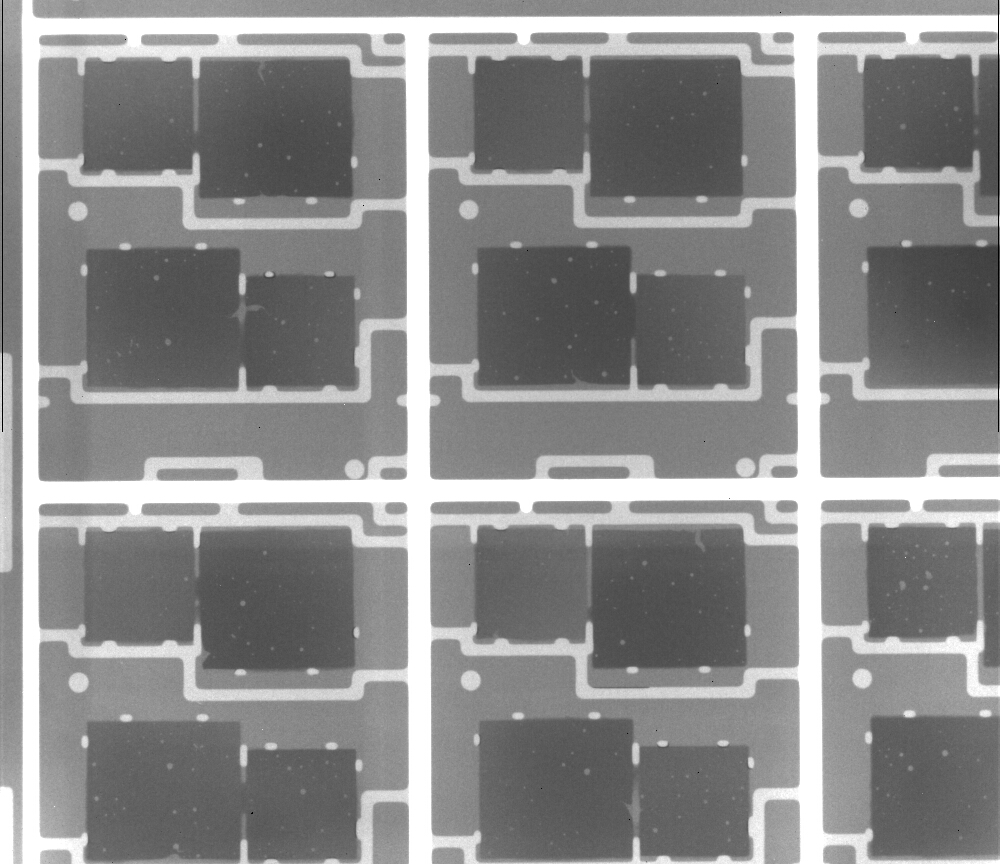
#> input picture voidCheck/roentgen/images/20190228132404_001_1_IO.jpg, 1000 x 864 px
$ python void2.py   (older library calls are emulated)
#> lines starting #> are read from the running program, lines starting #| are printed output that depends on the picture; after the words box and inside, x2 and y2 are one past the last pixel; in counts of white or black regions, pixels touching at a corner belong together
# Imports
from __future__ import print_function
# import os
import cv2 as cv
import numpy as np

# Values
blur = 15
min_tresh = 118
max_tresh = 255


# region Image convert functions
# Convert image to Gray
def to_gray(image):
    image = cv.cvtColor(image, cv.COLOR_BGR2GRAY)
    return image


# Convert image to Binary
def to_binary(image, min_tresh, max_tresh):
    image = cv.threshold(image, min_tresh, max_tresh, cv.THRESH_BINARY)[1]
    return image


# Convert image to Invert Binary
def to_invbinary(image, min_tresh, max_tresh):
    image = cv.threshold(image, min_tresh, max_tresh, cv.THRESH_BINARY_INV)[1]
    return image


# Convert image to Otsu
def to_otsu(image, min_tresh, max_tresh):
    image = cv.threshold(image, min_tresh, max_tresh, cv.THRESH_BINARY+cv.THRESH_OTSU)[1]
    return image


# Convert image to Invert Otsu
def to_invotsu(image, min_tresh, max_tresh):
    image = cv.threshold(image, min_tresh, max_tresh, cv.THRESH_BINARY_INV+cv.THRESH_OTSU)[1]
    return image


# Convert image to Blurred
def to_blur(image, _blur):
    image = cv.GaussianBlur(image, (_blur, _blur), 0)
    return image


# Convert image to Median Blurred
def to_mblur(image, _blur):
    image = cv.medianBlur(image, _blur)
    return image


# Calculate Image Histogram
def calchist(image):
    image = cv.calcHist([image], [0], None, [256], [0, 255])
    return image


def w_bilateral(image):
    image = cv.bilateralFilter(image, 50, 10, 10, None, 1)
    return image
# endregion


# Read image
img = cv.imread("roentgen/images/20190228132404_001_1_IO.jpg")
#> img is the input picture: shape (864, 1000, 3); min 0, max 255, mean 139.7
gray = to_gray(img)
gray = cv.bilateralFilter(gray, 100, 10, 150)

ret, thresh = cv.threshold(gray, 118, 255, 0)
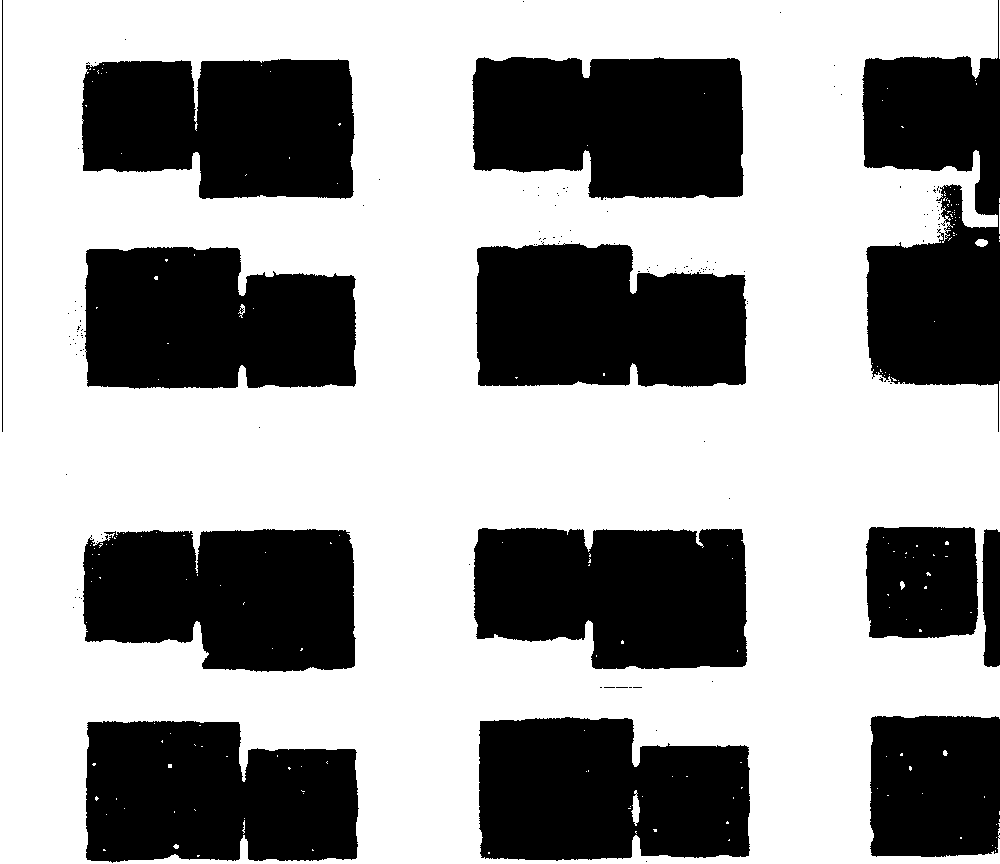
#> thresh: shape (864, 1000); 61.1% white; 139 black regions (126 under 20 px)

_, contours, hierarchy = cv.findContours(thresh, cv.RETR_TREE, cv.CHAIN_APPROX_SIMPLE)
#> contours = 372 contours, 356 with area under 20; largest, box (x1, y1, x2, y2) and area: (0, 0, 1000, 864) 804638, (478, 716, 751, 862) 34351, (83, 246, 357, 390) 34289, (475, 242, 748, 388) 34230, (471, 56, 745, 201) 34152
hierarchy = hierarchy[0]  # get the actual inner list of hierarchy descriptions

'''
for cnt in contours:
    approx = cv.approxPolyDP(cnt, 0.001 * cv.arcLength(cnt, True), True)
    cv.drawContours(img, [approx], 0, (0, 255, 255), 1)
'''

cv.drawContours(img, contours, 0, (255, 0, 0), 1)
#> img: shape (864, 1000, 3); under 0.01% of pixels changed, all inside (x1, y1, x2, y2) = (995, 850, 996, 852)

# For each contour, find the bounding rectangle and draw it
for component in zip(contours, hierarchy):
    currentContour = component[0]
    currentHierarchy = component[1]
    x, y, w, h = cv.boundingRect(currentContour)
    if currentHierarchy[3] < 0:
        cv.rectangle(img, (x, y), (x+w, y+h), (255, 0, 255), 1)  # these are the innermost child components
    elif currentHierarchy[2] < 0:
        cv.rectangle(img, (x, y), (x+w, y+h), (0, 0, 255), 1)  # these are the outermost parent components
#> this loop made 372 passes
#> (currentHierarchy, x, y, w, h) on passes 2 to 4: ([2, 0, -1, -1], 995, 847, 1, 1), ([3, 1, -1, -1], 992, 845, 1, 1), ([4, 2, -1, -1], 996, 837, 1, 1)
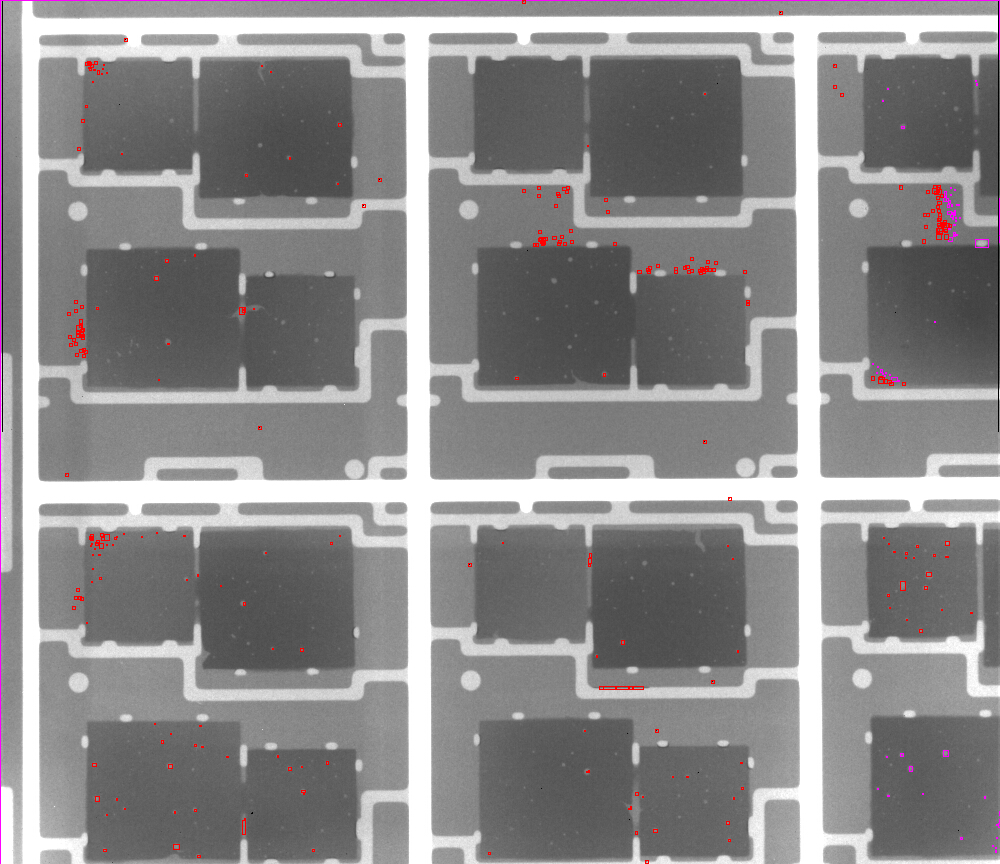
#> img: shape (864, 1000, 3); mean B, G, R 139.6, 138.9, 140.5

cv.imshow('Image', img)

cv.waitKey(0)
cv.destroyAllWindows()

$ run again, with voidCheck/roentgen/images/20190228132404_002_2_IO.jpg copied over voidCheck/roentgen/images/20190228132404_001_1_IO.jpg
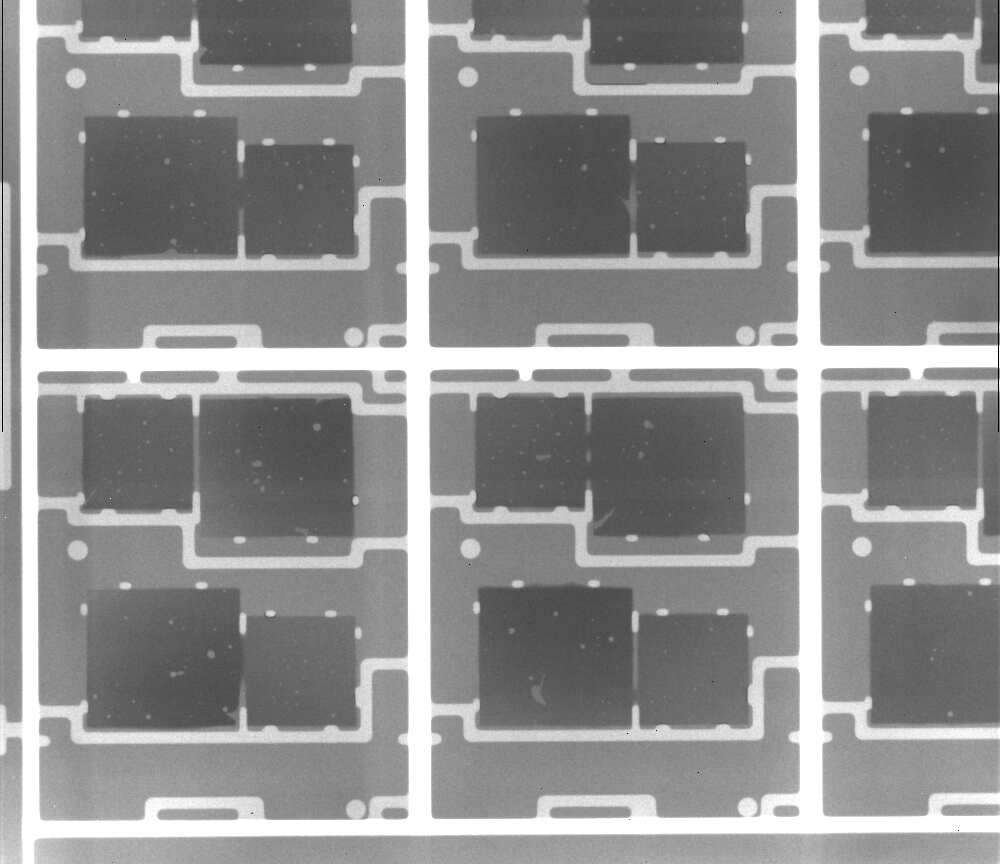
#> input picture voidCheck/roentgen/images/20190228132404_002_2_IO.jpg, 1000 x 864 px
#> img is the input picture: shape (864, 1000, 3); min 0, max 255, mean 143.2
#> `ret, thresh = cv.threshold(gray, 118, 255, 0)`:
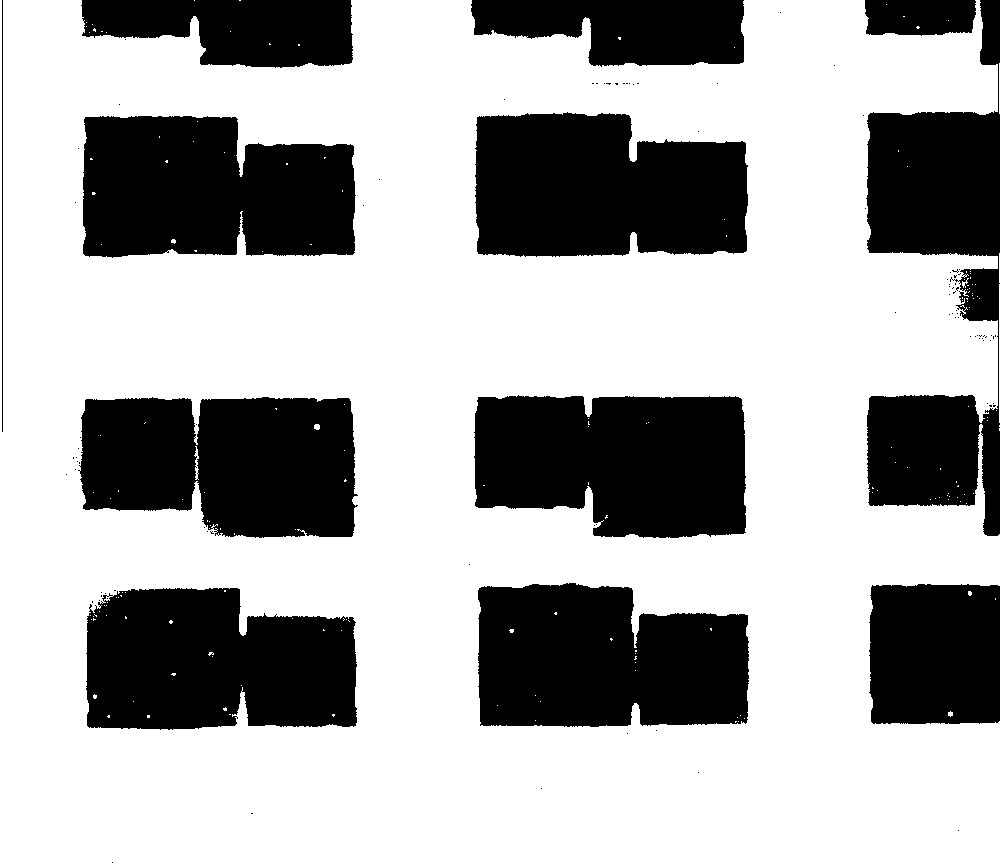
#> thresh: shape (864, 1000); 66.7% white; 101 black regions (89 under 20 px)
#> contours = 320 contours, 310 with area under 20; largest, box (x1, y1, x2, y2) and area: (0, 0, 1000, 864) 774892, (474, 111, 749, 258) 34659, (477, 582, 750, 728) 34254, (473, 394, 747, 539) 34216, (82, 115, 357, 259) 34090
#> the loop `for component in zip(contours, hierarchy):` made 320 passes
#> (currentHierarchy, x, y, w, h) on passes 1, 3, 4: ([1, -1, -1, -1], 948, 711, 5, 6), ([3, 1, -1, -1], 968, 591, 4, 5), ([4, 2, -1, -1], 966, 503, 1, 1)
#> after the loop `for component in zip(contours, hierarchy):`:
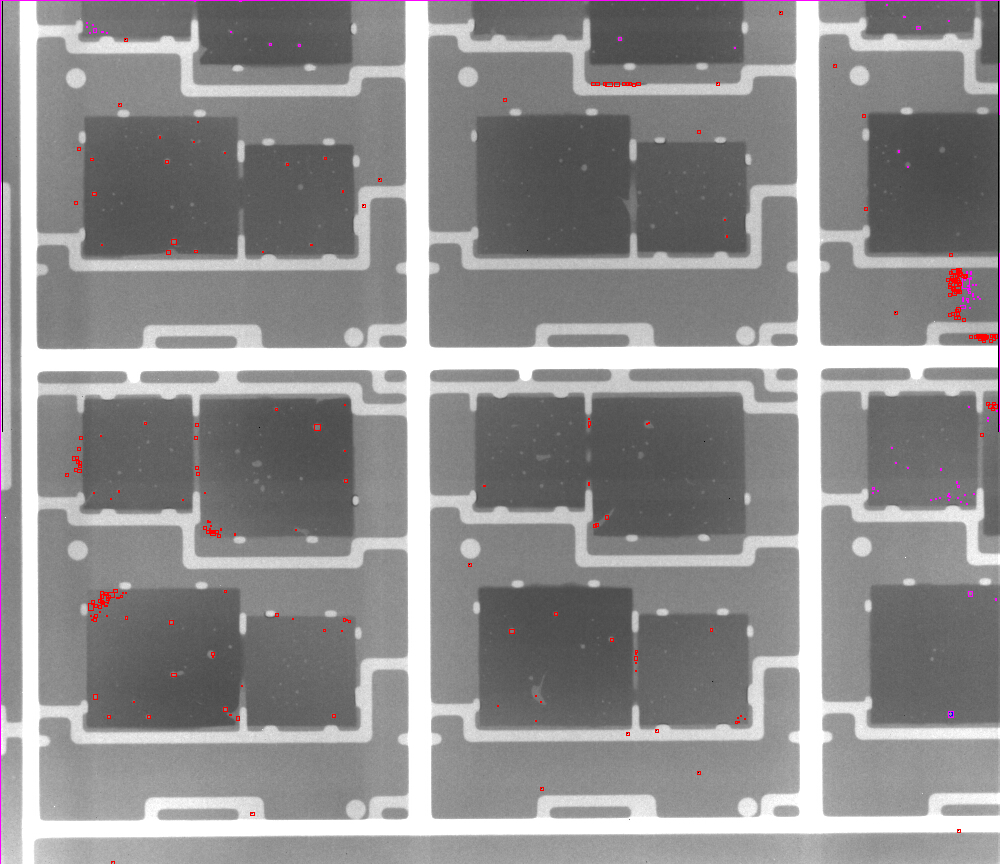
#> img: shape (864, 1000, 3); mean B, G, R 143.2, 142.5, 143.9

$ run again, with voidCheck/roentgen/images/20190228132404_003_3_IO.jpg copied over voidCheck/roentgen/images/20190228132404_001_1_IO.jpg
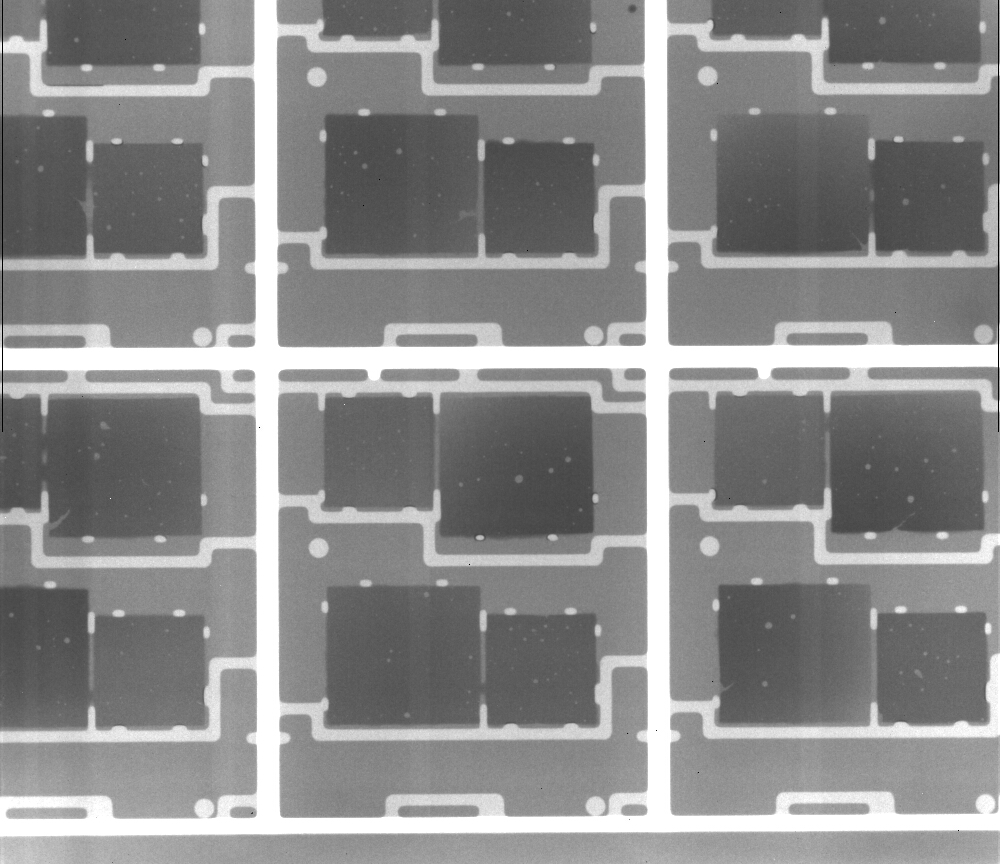
#> input picture voidCheck/roentgen/images/20190228132404_003_3_IO.jpg, 1000 x 864 px
#> img is the input picture: shape (864, 1000, 3); min 0, max 255, mean 139.3
#> `ret, thresh = cv.threshold(gray, 118, 255, 0)`:
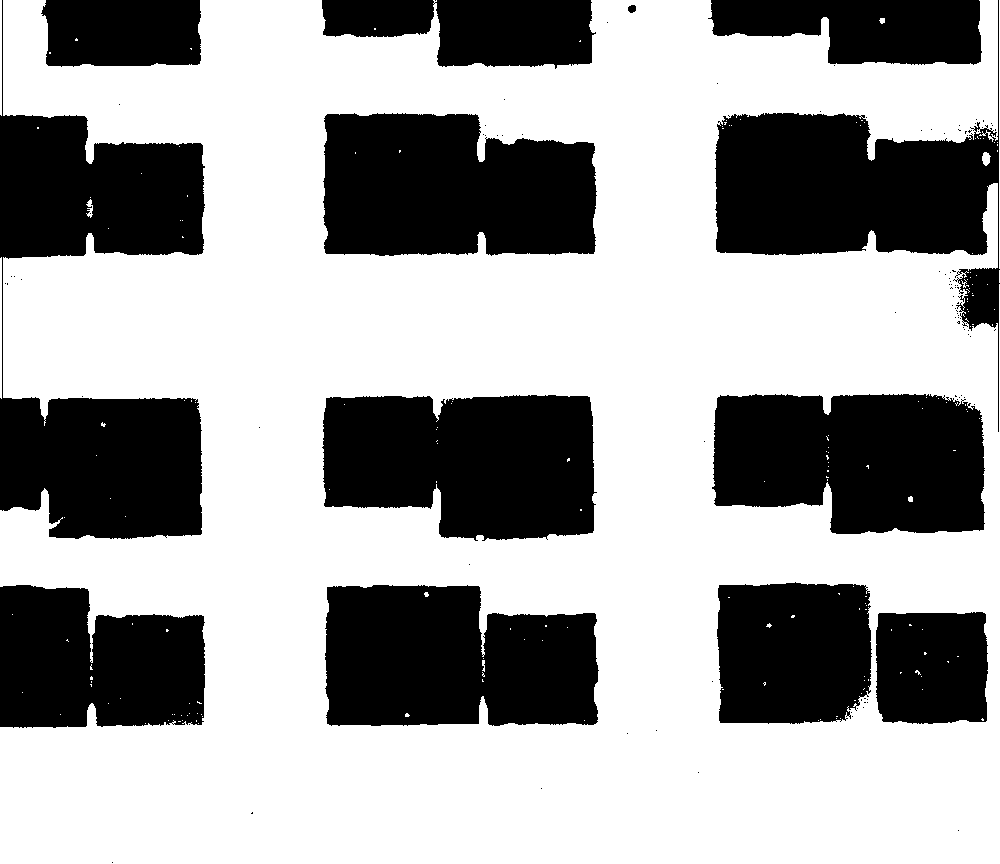
#> thresh: shape (864, 1000); 63.4% white; 109 black regions (96 under 20 px)
#> contours = 365 contours, 351 with area under 20; largest, box (x1, y1, x2, y2) and area: (0, 0, 1000, 864) 709550, (322, 112, 598, 257) 34673, (321, 394, 598, 542) 34369, (324, 584, 600, 727) 34048, (711, 393, 986, 535) 33404
#> the loop `for component in zip(contours, hierarchy):` made 365 passes
#> (currentHierarchy, x, y, w, h) on passes 1, 2, 5: ([1, -1, -1, -1], 198, 723, 1, 1), ([2, 0, -1, -1], 145, 723, 1, 1), ([5, 3, -1, -1], 182, 720, 1, 1)
#> after the loop `for component in zip(contours, hierarchy):`:
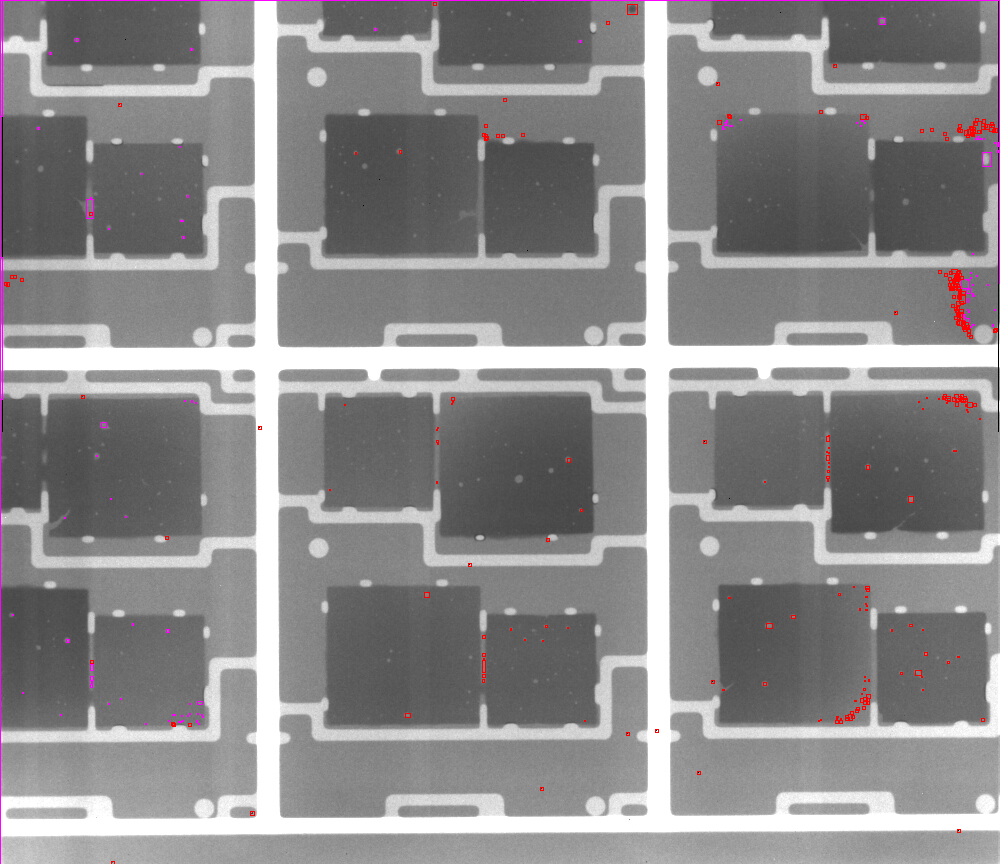
#> img: shape (864, 1000, 3); mean B, G, R 139.5, 138.6, 140.2
